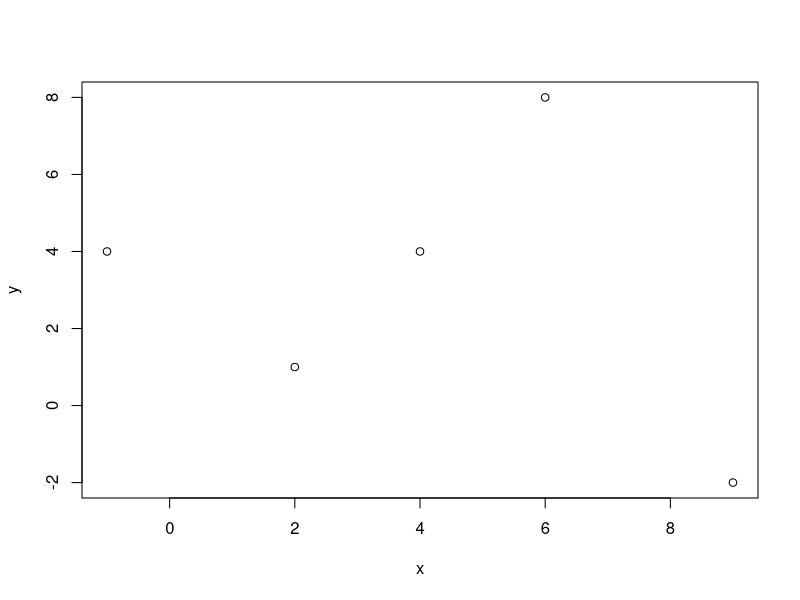
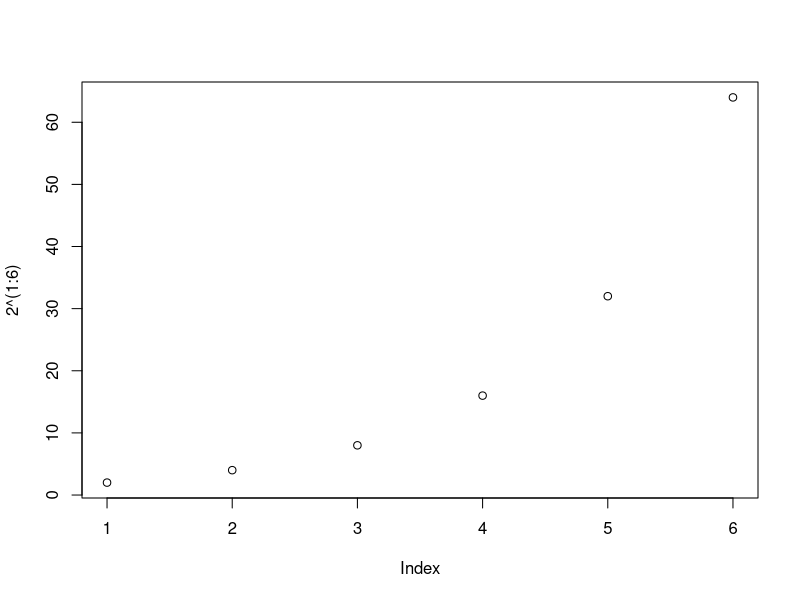
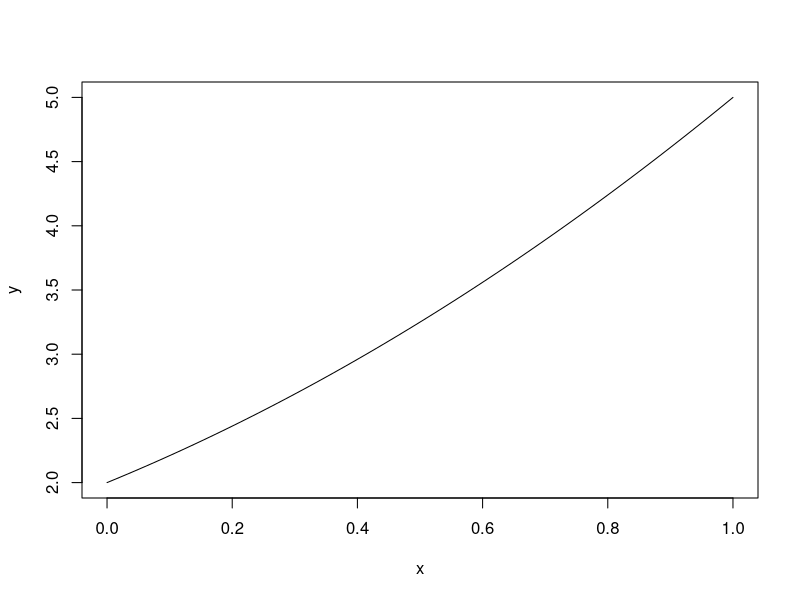
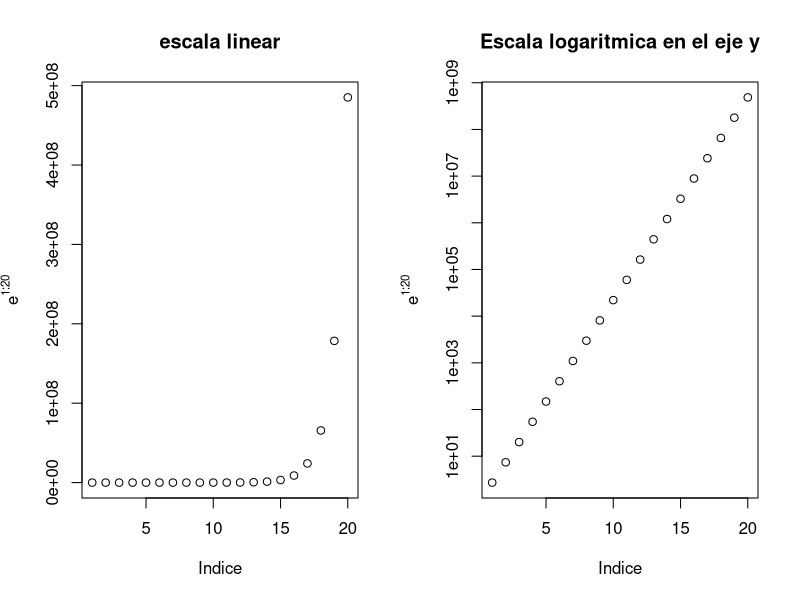
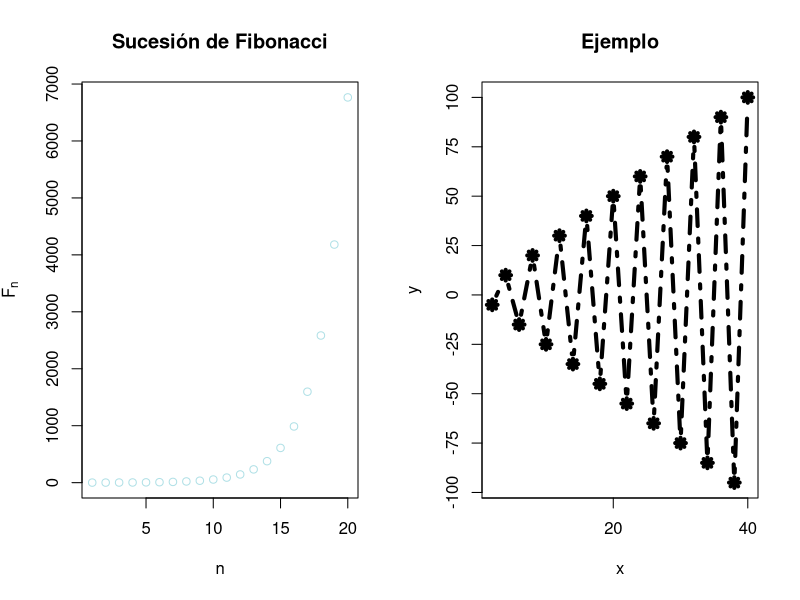
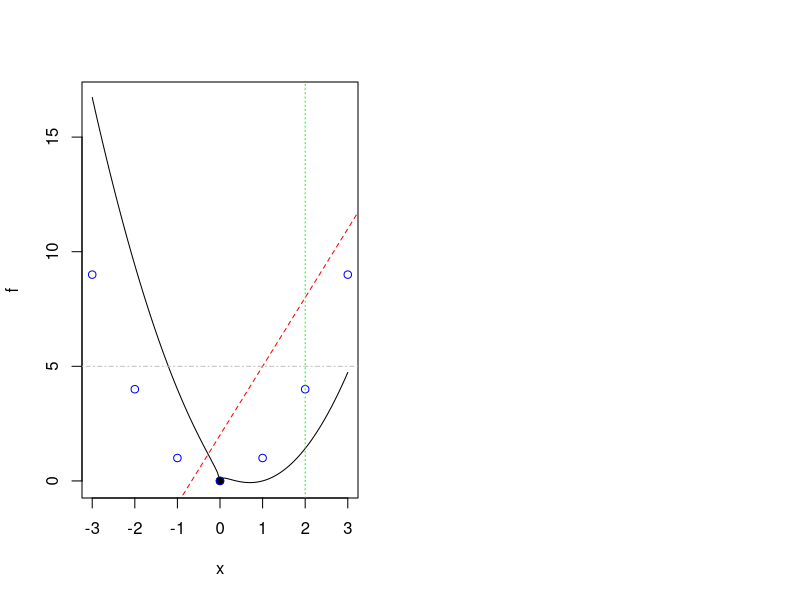

Write R code to recreate these figures, in order.
## ---- chunk 1
x=c(2,6,4,9,-1)
y=c(1,8,4,-2,4)
plot(x,y)

## ---- chunk 2
plot(2^(1:6))
## ---- chunk 3
y= function(x){x^2+2*x+2}
plot(y)

## ---- chunk 4
par(mfrow=c(1,2)) #2 graficos en linea
plot= plot(exp(1:20), xlab = "Indice",ylab = expression(e^{1:20}), main = "escala linear")

plotLog=plot(exp(1:20),log = "y",xlab ="Indice", ylab = expression(e^{1:20}),main = "Escala logaritmica en el eje y" )
## ---- chunk 5
n=1:20
fib=(1/sqrt(5))*((1+sqrt(5))/2)^n - (1/sqrt(5))*((1-sqrt(5))/2)^n
plot(fib,xlab = "n",ylab = expression(F[n]), main = "Sucesión de Fibonacci", pch=21, col="powderblue")
## ---- chunk 6
  x=(2*(1:20))
  y= (-1)^(1:20)*5*(1:20)
  plot(x,y,main = "Ejemplo", pch = 8, cex = 1, type = "b", lty = 4, lwd=4, xaxp=c(0,40,2),yaxp=c(-100,100,8))
## ---- chunk 7
f<- function(x)  {x^2 -2*x +sqrt(abs(x))}

plot(f, xlim = c(-3,3))
points(0,0,pch=19)
points(-3:3,(-3:3)^2,col="blue")
abline(2,3,lty="dashed",col="red")
abline(v=2,lty="dotted",col="green")
abline(h=5,lty="dotdash",col="gray")
